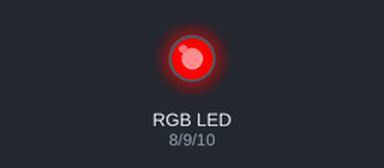
The sketch below on a simulated Arduino Uno, built with avr-gcc and run on an emulated ATmega328P. Shown: an RGB LED mixed from three pins (HIGH = lit).

Above: at 0.5 s.
At 1.5 s:
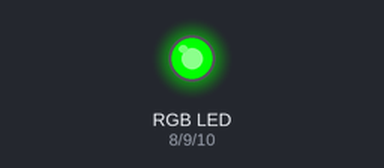
At 5.5 s:
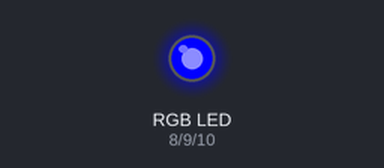
Timing chart, 0 to 6.9 s (numbered marks = the images above):
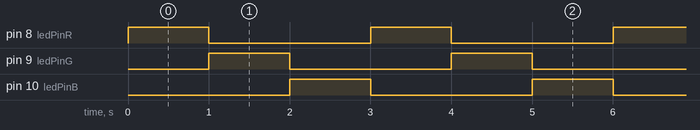

Measured:
- by itself, pin 8 (ledPinR), pin 9 (ledPinG), pin 10 (ledPinB): alternates HIGH for 1.0 s and LOW for 2.0 s
- by itself, everything shown: repeats every 3.0 s, in 3 steps

The sketch:

n01_RGB.ino
```cpp
const int ledPinR =  8;
const int ledPinG =  9;
const int ledPinB = 10;

int ledStateR = LOW;
int ledStateG = LOW;
int ledStateB = LOW;
long previousMillis = 0;

long interval = 3000;

void setup() {
  pinMode(ledPinR, OUTPUT);
  pinMode(ledPinG, OUTPUT);
  pinMode(ledPinB, OUTPUT);
}

void loop()
{
  unsigned long currentMillis = millis();
  unsigned long timer = currentMillis - previousMillis;
  if (timer > interval) {
    // save last time
    previousMillis = currentMillis;
  }

  if ( timer < interval/3) {
    ledStateR = HIGH;
    ledStateG = LOW;
    ledStateB = LOW;
  } else if (timer < 2*interval/3) {
    ledStateR = LOW;
    ledStateG = HIGH;
    ledStateB = LOW;
  } else {
    ledStateR = LOW;
    ledStateG = LOW;
    ledStateB = HIGH;
  }
  // set the LED D
  digitalWrite(ledPinR, ledStateR);
  digitalWrite(ledPinG, ledStateG);
  digitalWrite(ledPinB, ledStateB);
}
```
